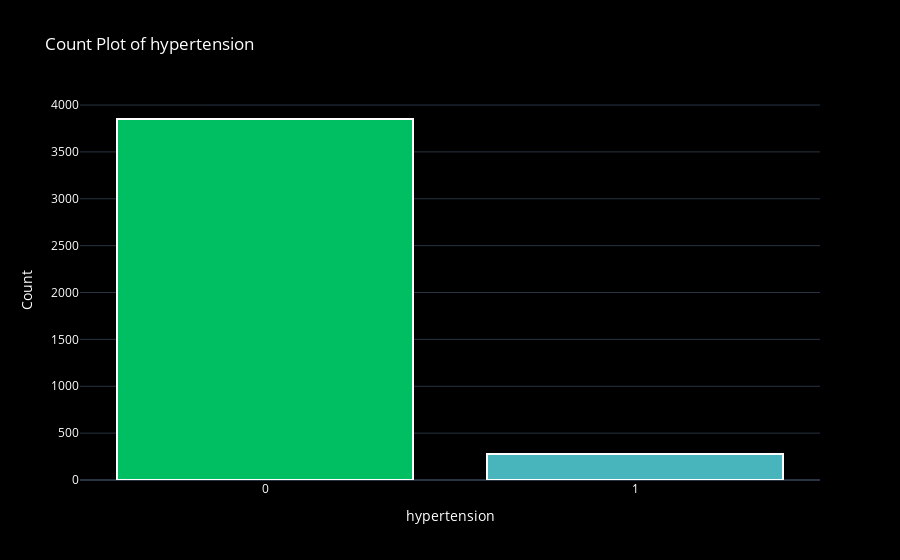

Here is the notebook cell this chart was saved with:
### Code cell
import plotly.graph_objects as go

# Define colors (White for 0, Red for 1)
stroke_colors = {0: '#00bf63', 1: '#48b4bb'}  # White (No), Red (Yes)

# Focus only on binary columns
binary_cols = ['hypertension', 'heart_disease', 'stroke']

for col in binary_cols:
    count_df = df[col].value_counts().sort_index()  # Ensure correct order (0 first, then 1)

    # Create the figure
    fig = go.Figure()

    # Add bars for each category (0 and 1)
    for val in count_df.index:
        fig.add_trace(go.Bar(
            x=[str(val)],  # Convert to string for proper labeling
            y=[count_df[val]],
            name=f"{col} = {val}",
            marker=dict(color=stroke_colors[val], line=dict(color='white', width=2))
        ))

    # Update layout
    fig.update_layout(
        title=f"Count Plot of {col}",
        xaxis_title=col,
        yaxis_title="Count",
        template="plotly_dark",
        plot_bgcolor='black',
        paper_bgcolor='black',
        font=dict(color="white"),
        showlegend=False
    )

    fig.show()

### Figure 1 — Plotly figure (JSON) as saved in the notebook; plotly's stock layout.template omitted (floating-point values rounded to 4 significant figures)
{"data": [{"marker": {"color": "#00bf63", "line": {"color": "white", "width": 2}}, "name": "hypertension = 0", "type": "bar", "x": ["0"], "y": [3851]}, {"marker": {"color": "#48b4bb", "line": {"color": "white", "width": 2}}, "name": "hypertension = 1", "type": "bar", "x": ["1"], "y": [278]}], "layout": {"font": {"color": "white"}, "paper_bgcolor": "black", "plot_bgcolor": "black", "showlegend": false, "title": {"text": "Count Plot of hypertension"}, "xaxis": {"title": {"text": "hypertension"}}, "yaxis": {"title": {"text": "Count"}}}}
